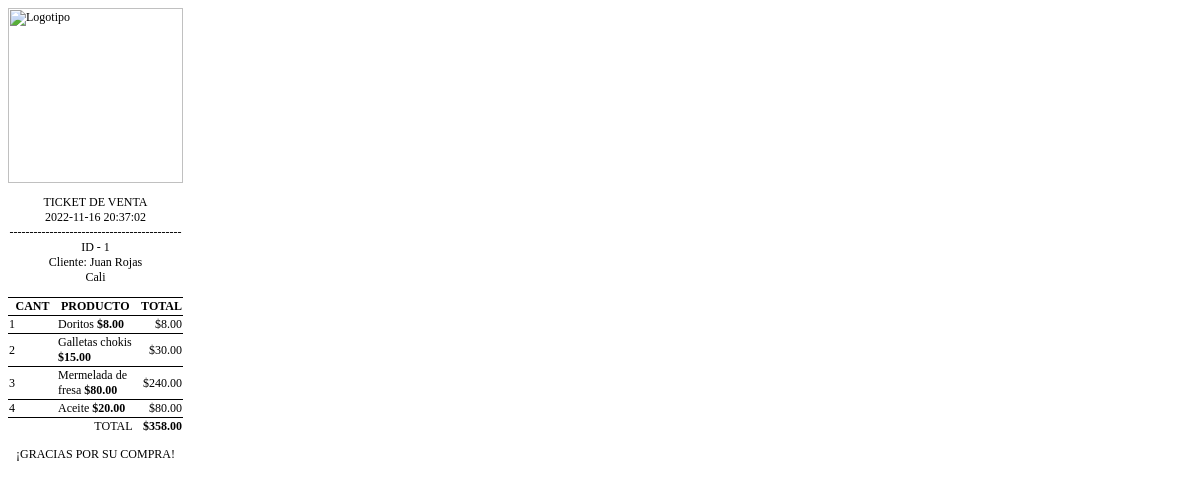
The page /index.php?c=Ventas&a=imprimirTicket&id=1 on the database its author committed.
### tables this page shows
CREATE TABLE ventas(
	id BIGINT UNSIGNED NOT NULL AUTO_INCREMENT,
	fecha DATETIME NOT NULL,
	total DECIMAL(7,2),
	 
	id_cliente BIGINT UNSIGNED NOT NULL,
	estado VARCHAR(10) NOT NULL DEFAULT 'Activa',
	 
	PRIMARY KEY(id),
	 
	FOREIGN KEY(id_cliente) REFERENCES clientes(id) ON DELETE CASCADE
	 
);

CREATE TABLE clientes(
	id BIGINT UNSIGNED NOT NULL AUTO_INCREMENT,
	nombres VARCHAR(255) NOT NULL,
	apellidos VARCHAR(255) NOT NULL,
	fecha_nacimiento DATE NOT NULL,
	edad INT,
	correo VARCHAR(255) NOT NULL,
	ciudad VARCHAR(255) NOT NULL,
	PRIMARY KEY(id)
);

CREATE TABLE productos_vendidos(
	id BIGINT UNSIGNED NOT NULL AUTO_INCREMENT,
	id_producto BIGINT UNSIGNED NOT NULL,
	cantidad BIGINT UNSIGNED NOT NULL,
	id_venta BIGINT UNSIGNED NOT NULL,
	PRIMARY KEY(id),
	FOREIGN KEY(id_producto) REFERENCES productos(id) ON DELETE CASCADE,
	FOREIGN KEY(id_venta) REFERENCES ventas(id) ON DELETE CASCADE
);

CREATE TABLE productos(
	id BIGINT UNSIGNED NOT NULL AUTO_INCREMENT,
	codigo VARCHAR(255) NOT NULL,
	descripcion VARCHAR(255) NOT NULL,
	precioVenta DECIMAL(5, 2) NOT NULL,
	precioCompra DECIMAL(5, 2) NOT NULL,
	existencia DECIMAL(5, 2) NOT NULL,
	PRIMARY KEY(id)
);

### controllers/Ventas.php (called while the page is built, shortened)
<?php
	class VentasController {
		public function __construct() {
			require_once "models/VentasModel.php";
		}
		public function imprimirTicket() {
			$id = $_GET["id"];
			$ventasModel = new Ventas_Model();
			[$productos["productos"], $venta] = $ventasModel -> imprimirTicket($id);
			require_once "views/ventas/ventas_ticket.php";
		}
	}
?>

### models/VentasModel.php (called while the page is built, shortened)
<?php
    class Ventas_Model {
        public function imprimirTicket($id) {
            include_once "config/base_de_datos.php";
            $sentencia = $base_de_datos->prepare("SELECT v.id, v.fecha, v.total, CONCAT('ID - ', v.id_cliente) AS idCli, CONCAT('Cliente: ', c.nombres, ' ', c.apellidos) AS Cliente, c.ciudad AS Ciudad FROM ventas v JOIN clientes c ON v.id_cliente = c.id WHERE v.id = ?");
            $sentencia->execute([$id]);
            $venta = $sentencia->fetchObject();
            $sentenciaProductos = $base_de_datos->prepare("SELECT p.codigo, p.descripcion,p.precioVenta, pv.cantidad FROM productos p INNER JOIN productos_vendidos pv ON p.id = pv.id_producto WHERE pv.id_venta = ?");
            $sentenciaProductos->execute([$id]);
            $productos = $sentenciaProductos->fetchAll();
            return [$productos, $venta];
        }
    }
?>

### views/ventas/ventas_ticket.php (the view, shortened to what this page needs)
<body>
    <div class="ticket">
        <img src="https://cdn-icons-png.flaticon.com/512/25/25231.png" alt="Logotipo">
        <p class="centrado">TICKET DE VENTA
            <br><?php echo $venta->fecha; ?>
            <br>-------------------------------------------
            <br><?php echo $venta->idCli; ?>
            <br><?php echo $venta->Cliente; ?>
            <br><?php echo $venta->Ciudad; ?>
        </p>
        <table>
            <thead>
                <tr>
                    <th class="cantidad">CANT</th>
                    <th class="producto">PRODUCTO</th>
                    <th class="precio">TOTAL</th>
                </tr>
            </thead>
            <tbody>
                <?php
                $total = 0;
                foreach ($productos["productos"] as $producto) {
                    $subtotal = $producto->precioVenta * $producto->cantidad;
                    $total += $subtotal;
                ?>
                    <tr>
                        <td class="cantidad"><?php echo $producto->cantidad;  ?></td>
                        <td class="producto"><?php echo $producto->descripcion;  ?> <strong>$<?php echo number_format($producto->precioVenta, 2) ?></strong></td>
                        <td class="precio">$<?php echo number_format($subtotal, 2)  ?></td>
                    </tr>
                <?php } ?>
                <tr>
                    <td colspan="2" style="text-align: right;">TOTAL</td>
                    <td class="precio">
                        <strong>$<?php echo number_format($total, 2) ?></strong>
                    </td>
                </tr>
            </tbody>
        </table>
        <p class="centrado">¡GRACIAS POR SU COMPRA!
        </p>
    </div>
</body>

### views/layout/ticket/ticket_style.php (style rules this page uses)
* { font-size: 12px; font-family: 'Times New Roman'; }
td, th, tr, table { border-top: 1px solid black; border-collapse: collapse; }
td.producto, th.producto { width: 75px; max-width: 75px; }
td.cantidad, th.cantidad { width: 50px; max-width: 50px; word-break: break-all; }
td.precio, th.precio { width: 50px; max-width: 50px; word-break: break-all; text-align: right; }
.centrado { text-align: center; align-content: center; }
.ticket { width: 175px; max-width: 175px; }
img { max-width: inherit; width: inherit; }

### rows shown on the page
ventas: fecha "2022-11-16 20:37:02", id_cliente.ciudad "Cali"
productos_vendidos: cantidad "1", id_producto.descripcion "Doritos", id_producto.precioVenta "8.00"
productos_vendidos: cantidad "2", id_producto.descripcion "Galletas chokis", id_producto.precioVenta "15.00", subtotal "30.00"
productos_vendidos: cantidad "3", id_producto.descripcion "Mermelada de fresa", id_producto.precioVenta "80.00", subtotal "240.00"
productos_vendidos: cantidad "4", id_producto.descripcion "Aceite", id_producto.precioVenta "20.00", subtotal "80.00"

### other values the page prints
$venta->idCli "ID - 1"
$venta->Cliente "Cliente: Juan Rojas"
$total "358.00"
